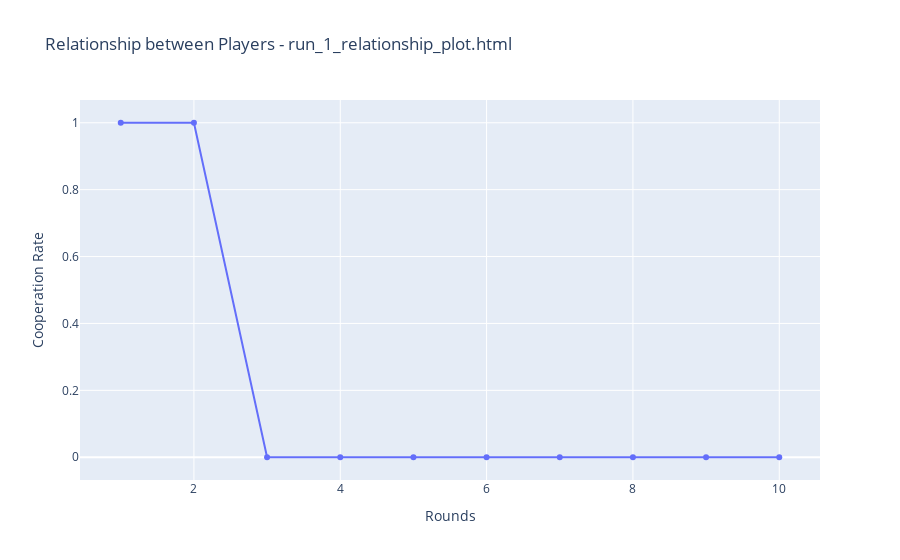
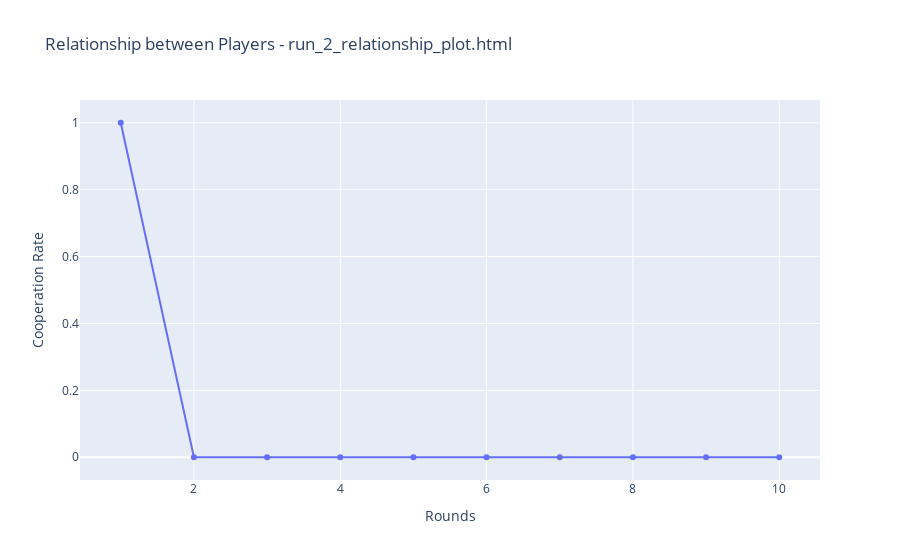
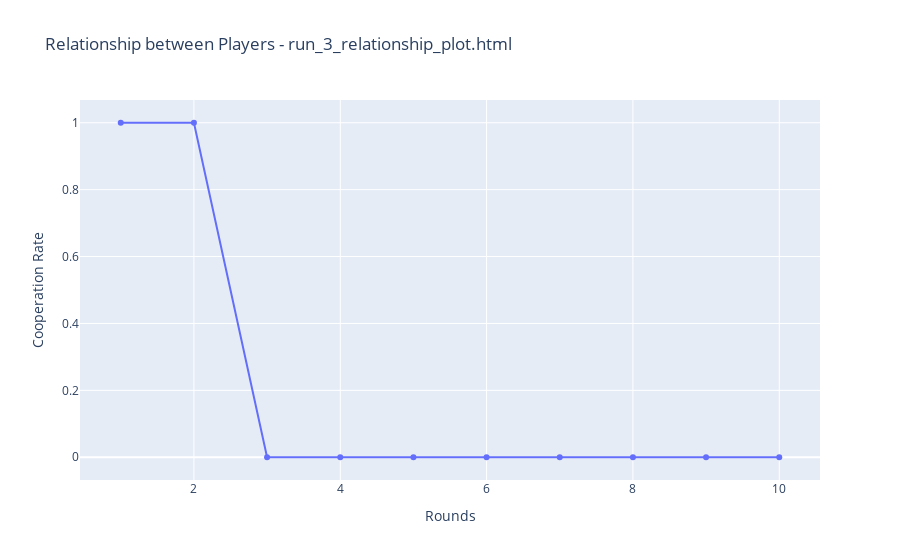
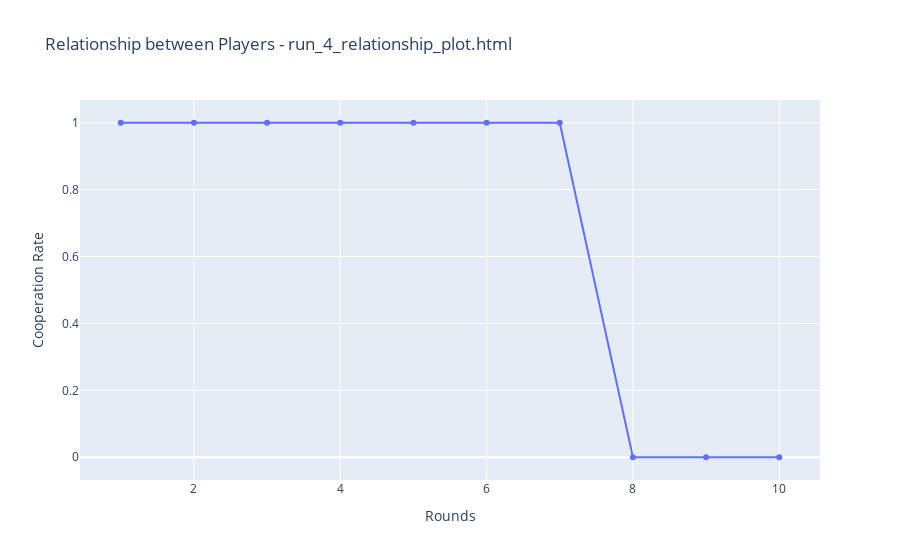

Here is the notebook cell these charts were saved with, in order:
### Markdown cell above
# Program of "Discriminative Altruist Strategy" of Game Theory

### Code cell
class OptionalIPD:
    def __init__(self):
        # Initialize memory to store interactions with other players
        self.memory = {}

    def strategy(self, opponent):
        
        """
       Decide the strategy based on the opponent's past moves.
       assume they'll cooperate if they're new, but refuse ('R') if they've defected before.
        """
        
        if opponent not in self.memory:
            self.memory[opponent] = True   # Assume cooperation initially
        if self.memory[opponent]:
            return 'C'                     # Cooperate if the opponent has never defected
        else:
            return 'R'                     # Refuse to engage if the opponent has defected before

    def update_memory(self, opponent, their_move):
        
        """
        Update memory with the opponent's last move and mark them as a defector if they defected
        """
        
        if their_move == 'D':
            self.memory[opponent] = False  # Mark opponent as defector

    def play_game(self, opponent, num_rounds):
        
        """
        Simulate a game for a set number of rounds, track cooperation rates, and return the list for plotting
        """
        
        history           = []            # To store the history of moves
        cooperation_rates = []            # To store cooperation rates for each round
        for i in range(num_rounds):
            if i == 0:                    # First round, assume both players cooperate
                my_move          = 'C'
                their_move       = 'C'
                cooperation_rate = 1      # Full cooperation in the first round
            else:
                my_move = self.strategy(opponent)  # Decide my move based on the strategy
                
                # Opponent's move is randomly chosen with 50% probability for each action
                their_move  = 'C' if random.random() < 0.5 else 'D'
                if my_move == 'R':
                    
                    # If refusing to engage, set cooperation rate to 0
                    print(f"Round {i+1}: I refuse to engage with {opponent} because they defected before.")
                    cooperation_rate = 0
                else:
                    
                    # Determine cooperation rate based on my move and the opponent's move
                    if their_move == 'D':
                        print(f"Round {i+1}: {opponent} defected. I refuse to engage further.")
                        cooperation_rate = 0
                    else:
                        cooperation_rate = 1 if my_move == 'C' and their_move == 'C' else 0
            
            # Record the moves and update the opponent's memory
            history.append((my_move, their_move))
            self.update_memory(opponent, their_move)
            print(f"Round {i+1}: My move={my_move}, {opponent}'s move={their_move}")
            cooperation_rates.append(cooperation_rate)  # Store the cooperation rate for this round
        return cooperation_rates

    def plot_relationship(self, cooperation_rates, num_rounds, file_name):
        
        """
        Plot the cooperation rates over the rounds and save the plot to an HTML file.
        """
        
        fig = go.Figure()

        # Add a trace for the cooperation rates
        fig.add_trace(go.Scatter(
            x    = list(range(1, num_rounds + 1)),
            y    = cooperation_rates,
            mode = 'lines+markers',
            name = 'Cooperation Rate'
        ))

        # Update the layout of the plot
        fig.update_layout(
            title       = f'Relationship between Players - {file_name}',
            xaxis_title = 'Rounds',
            yaxis_title = 'Cooperation Rate'
        )

        # Save the plot as an HTML file and display it
        fig.write_html(file_name)
        fig.show()

    def reset(self):
        
        """
        Reset the memory for a new simulation run.
        """
        self.memory = {}

    def simulate_and_plot(self, num_rounds, num_simulations=7):
        
        """
        Run multiple simulations and plot the results for each simulation.
        """
        for i in range(num_simulations):
            random.seed(i+1)                                           # Set the random seed for reproducibility
            cooperation_rates = self.play_game('PlayerX', num_rounds)  # Simulate the game
            self.plot_relationship(cooperation_rates, num_rounds, file_name=f'run_{i+1}_relationship_plot.html')  # Plot results
            self.reset()                                               # Reset memory after each simulation

# Example usage:
optional_ipd = OptionalIPD()
optional_ipd.simulate_and_plot(num_rounds=10, num_simulations=4)       # Run simulations and plot results

### Figure 1 — Plotly figure (JSON) as saved in the notebook; plotly's stock layout.template omitted (floating-point values rounded to 4 significant figures)
{"data": [{"mode": "lines+markers", "name": "Cooperation Rate", "type": "scatter", "x": [1, 2, 3, 4, 5, 6, 7, 8, 9, 10], "y": [1, 1, 0, 0, 0, 0, 0, 0, 0, 0]}], "layout": {"title": {"text": "Relationship between Players - run_1_relationship_plot.html"}, "xaxis": {"title": {"text": "Rounds"}}, "yaxis": {"title": {"text": "Cooperation Rate"}}}}

### Figure 2 — Plotly figure (JSON) as saved in the notebook; plotly's stock layout.template omitted (floating-point values rounded to 4 significant figures)
{"data": [{"mode": "lines+markers", "name": "Cooperation Rate", "type": "scatter", "x": [1, 2, 3, 4, 5, 6, 7, 8, 9, 10], "y": [1, 0, 0, 0, 0, 0, 0, 0, 0, 0]}], "layout": {"title": {"text": "Relationship between Players - run_2_relationship_plot.html"}, "xaxis": {"title": {"text": "Rounds"}}, "yaxis": {"title": {"text": "Cooperation Rate"}}}}

### Figure 3 — Plotly figure (JSON) as saved in the notebook; plotly's stock layout.template omitted (floating-point values rounded to 4 significant figures)
{"data": [{"mode": "lines+markers", "name": "Cooperation Rate", "type": "scatter", "x": [1, 2, 3, 4, 5, 6, 7, 8, 9, 10], "y": [1, 1, 0, 0, 0, 0, 0, 0, 0, 0]}], "layout": {"title": {"text": "Relationship between Players - run_3_relationship_plot.html"}, "xaxis": {"title": {"text": "Rounds"}}, "yaxis": {"title": {"text": "Cooperation Rate"}}}}

### Figure 4 — Plotly figure (JSON) as saved in the notebook; plotly's stock layout.template omitted (floating-point values rounded to 4 significant figures)
{"data": [{"mode": "lines+markers", "name": "Cooperation Rate", "type": "scatter", "x": [1, 2, 3, 4, 5, 6, 7, 8, 9, 10], "y": [1, 1, 1, 1, 1, 1, 1, 0, 0, 0]}], "layout": {"title": {"text": "Relationship between Players - run_4_relationship_plot.html"}, "xaxis": {"title": {"text": "Rounds"}}, "yaxis": {"title": {"text": "Cooperation Rate"}}}}
